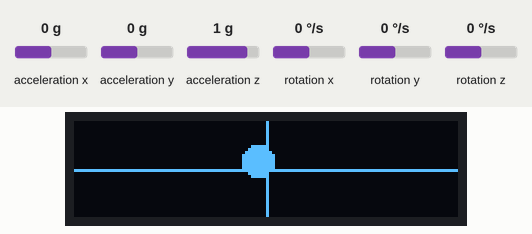
Bench run of a sketch on a simulated Arduino Uno, built with avr-gcc and run on an emulated ATmega328P. Shown: 128×32 one-colour display. The inputs (shaded band) are chosen by the test bench; at power-on: rotation x 0 °/s, rotation y 0 °/s, acceleration x 0 g, acceleration y 0 g, acceleration z 1 g, rotation z 0 °/s. The display library's start-up logo is not drawn; what the sketch prints to the serial monitor is not drawn.

Above: at 3.2 s.
3.3 s: rotation x set to -192 °/s
At 3.58 s:
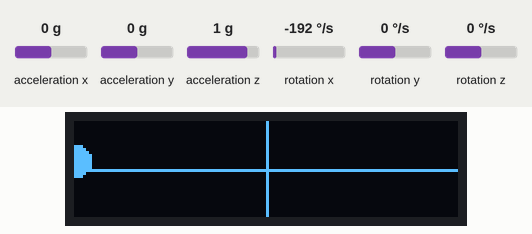
6.3 s: rotation y set to -192 °/s
At 6.6 s:
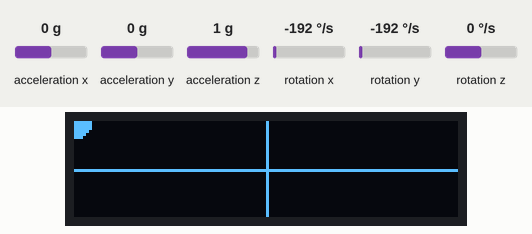
7.9 s: rotation x set to 0 °/s
At 10.8 s:
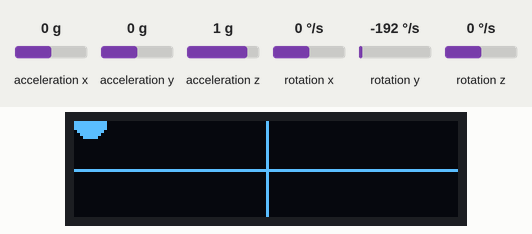
10.9 s: rotation y set to 100 °/s
At 12.71 s:
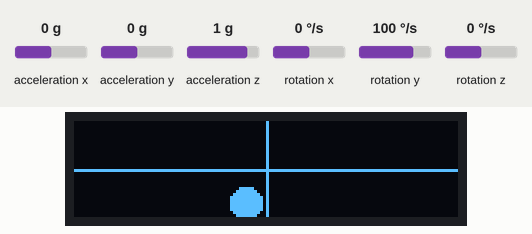
13.1 s: rotation x set to -100 °/s
At 13.42 s:
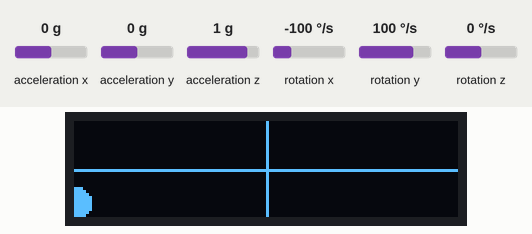

The sketch:

pantalla_giroscopio.ino
```cpp
#include <Wire.h>
#include <MPU6050.h>
#include <Adafruit_GFX.h>
#include <Adafruit_SSD1306.h>

MPU6050 mpu;

#define SCREEN_WIDTH 128
#define SCREEN_HEIGHT 32

Adafruit_SSD1306 display(SCREEN_WIDTH, SCREEN_HEIGHT, &Wire, -1);

#define OFFSETS  -1474, 28, 436, 315, -103, 16

float gyroX_prev = 0; // Variable para almacenar la estimación previa del giroscopio X
float gyroY_prev = 0; // Variable para almacenar la estimación previa del giroscopio Y
float Q = 0.01;       // Proceso de covarianza
float R = 0.1;        // Medida de covarianza


void setup() {
  Wire.begin();
  Serial.begin(115200);

  mpu.initialize();
  mpu.setFullScaleGyroRange(MPU6050_GYRO_FS_250);
  mpu.setFullScaleAccelRange(MPU6050_ACCEL_FS_2);

  mpu.setXAccelOffset(4294965820);
  mpu.setYAccelOffset(58);
  mpu.setZAccelOffset(436);
  mpu.setXGyroOffset(315);
  mpu.setYGyroOffset(4294967190);
  mpu.setZGyroOffset(16);

  display.begin(SSD1306_SWITCHCAPVCC, 0x3C); // Inicializa la pantalla OLED
  display.display(); // Borra la pantalla
  delay(2000); // Espera 2 segundos
  display.clearDisplay();
  display.setTextColor(SSD1306_WHITE);
  display.display();

  Serial.println("MPU6050 inicializado para lecturas de sensores...");
}

float kalmanFilter(float measurement, float prevEstimate, float covariances) {
  // Predicción
  float predictedEstimate = prevEstimate;
  float predictedCovariance = covariances + Q;

  // Actualización (corrección)
  float kalmanGain = predictedCovariance / (predictedCovariance + R);
  float updatedEstimate = predictedEstimate + kalmanGain * (measurement - predictedEstimate);
  float updatedCovariance = (1 - kalmanGain) * predictedCovariance;

  return updatedEstimate;
}

void drawCartesianLines() {
  // Dibujar líneas horizontales y verticales para crear un plano cartesiano
  display.drawFastHLine(0, SCREEN_HEIGHT / 2, SCREEN_WIDTH, SSD1306_WHITE); // Línea horizontal central
  display.drawFastVLine(SCREEN_WIDTH / 2, 0, SCREEN_HEIGHT, SSD1306_WHITE); // Línea vertical central
  display.display();
}

void loop() {
  int16_t accelX, accelY, accelZ;
  int16_t gyroX, gyroY, gyroZ;

  mpu.getMotion6(&accelX, &accelY, &accelZ, &gyroX, &gyroY, &gyroZ);
  Serial.print("Gyro: ");
  Serial.print(gyroX);
  Serial.print(", ");
  Serial.print(gyroY);
  Serial.println();

  display.clearDisplay();

  drawCartesianLines(); // Dibujar el plano cartesiano

  float filteredGyroX = kalmanFilter(gyroX, gyroX_prev, 0.01);
  float filteredGyroY = kalmanFilter(gyroY, gyroY_prev, 0.01);

  gyroX_prev = filteredGyroX;
  gyroY_prev = filteredGyroY;

  int ballSize = 5; // Tamaño de la bola
  int ballX = map(filteredGyroX, -500, 500, 0, SCREEN_WIDTH - ballSize);
  int ballY = map(filteredGyroY, -500, 500, 0, SCREEN_HEIGHT - ballSize);

  if (ballX < 0) {
    ballX = 0;
  } else if (ballX > SCREEN_WIDTH - ballSize) {
    ballX = SCREEN_WIDTH - ballSize;
  }
  if (ballY < 0) {
    ballY = 0;
  } else if (ballY > SCREEN_HEIGHT - ballSize) {
    ballY = SCREEN_HEIGHT - ballSize;
  }

  display.fillCircle(ballX, ballY, ballSize, SSD1306_WHITE);
  display.display();

  delay(100); // Ajusta el retardo según sea necesario para controlar la frecuencia de salida de datos
}
```

Measured:
- after the input at 3.3 s, the display: changes after 0.10 s (image 1)
- after the input at 6.3 s, the display: changes after 0.12 s (image 2)
- after the input at 7.9 s, the display: first differs from a run without the input after 2.8 s (image 3)
